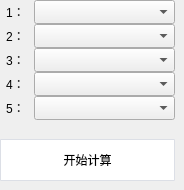
   <widget class="QWidget" name="quarryCalculatorPage">
    <widget class="QLabel" name="quarry_position1_label">
     <property name="geometry">
      <rect>
       <x>0</x>
       <y>0</y>
       <width>31</width>
       <height>24</height>
      </rect>
     </property>
     <property name="text">
      <string>1：</string>
     </property>
     <property name="alignment">
      <set>Qt::AlignCenter</set>
     </property>
     <property name="indent">
      <number>-1</number>
     </property>
    </widget>
    <widget class="QComboBox" name="quarry_position1_comboBox">
     <property name="geometry">
      <rect>
       <x>34</x>
       <y>0</y>
       <width>141</width>
       <height>24</height>
      </rect>
     </property>
    </widget>
    <widget class="QComboBox" name="quarry_position2_comboBox">
     <property name="geometry">
      <rect>
       <x>34</x>
       <y>24</y>
       <width>141</width>
       <height>24</height>
      </rect>
     </property>
    </widget>
    <widget class="QLabel" name="quarry_position2_label">
     <property name="geometry">
      <rect>
       <x>0</x>
       <y>24</y>
       <width>31</width>
       <height>24</height>
      </rect>
     </property>
     <property name="text">
      <string>2：</string>
     </property>
     <property name="alignment">
      <set>Qt::AlignCenter</set>
     </property>
     <property name="indent">
      <number>-1</number>
     </property>
    </widget>
    <widget class="QComboBox" name="quarry_position3_comboBox">
     <property name="geometry">
      <rect>
       <x>34</x>
       <y>48</y>
       <width>141</width>
       <height>24</height>
      </rect>
     </property>
    </widget>
    <widget class="QLabel" name="quarry_position3_label">
     <property name="geometry">
      <rect>
       <x>0</x>
       <y>48</y>
       <width>31</width>
       <height>24</height>
      </rect>
     </property>
     <property name="text">
      <string>3：</string>
     </property>
     <property name="alignment">
      <set>Qt::AlignCenter</set>
     </property>
     <property name="indent">
      <number>-1</number>
     </property>
    </widget>
    <widget class="QComboBox" name="quarry_position4_comboBox">
     <property name="geometry">
      <rect>
       <x>34</x>
       <y>72</y>
       <width>141</width>
       <height>24</height>
      </rect>
     </property>
    </widget>
    <widget class="QLabel" name="quarry_position4_label">
     <property name="geometry">
      <rect>
       <x>0</x>
       <y>72</y>
       <width>31</width>
       <height>24</height>
      </rect>
     </property>
     <property name="text">
      <string>4：</string>
     </property>
     <property name="alignment">
      <set>Qt::AlignCenter</set>
     </property>
     <property name="indent">
      <number>-1</number>
     </property>
    </widget>
    <widget class="QComboBox" name="quarry_position5_comboBox">
     <property name="geometry">
      <rect>
       <x>34</x>
       <y>96</y>
       <width>141</width>
       <height>24</height>
      </rect>
     </property>
    </widget>
    <widget class="QLabel" name="quarry_position5_label">
     <property name="geometry">
      <rect>
       <x>0</x>
       <y>96</y>
       <width>31</width>
       <height>24</height>
      </rect>
     </property>
     <property name="text">
      <string>5：</string>
     </property>
     <property name="alignment">
      <set>Qt::AlignCenter</set>
     </property>
     <property name="indent">
      <number>-1</number>
     </property>
    </widget>
    <widget class="QPushButton" name="quarry_start_operation_Button">
     <property name="geometry">
      <rect>
       <x>0</x>
       <y>139</y>
       <width>175</width>
       <height>42</height>
      </rect>
     </property>
     <property name="styleSheet">
      <string notr="true">QPushButton {
    background-color: #ffffff;
    border: 1px solid #dcdfe6;
    border-radius: 1px;
}

QPushButton:hover {
    background-color: #ecf5ff;
    color: #409eff;
}

QPushButton:pressed, QPushButton:checked {
    border: 1px solid #3a8ee6;
    color: #409eff;
}</string>
     </property>
     <property name="text">
      <string>开始计算</string>
     </property>
    </widget>
   </widget>
